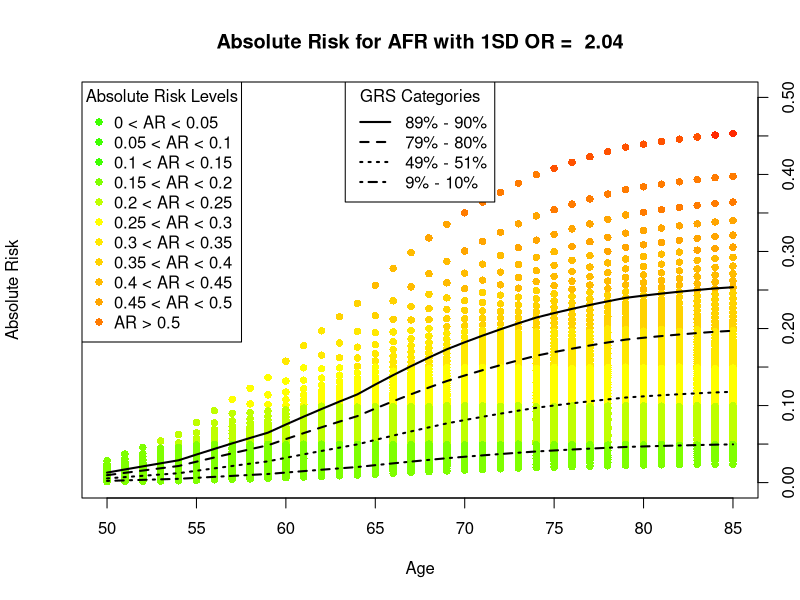

Reproduce this figure in R.


library(readxl)
library(plyr)

# Select Population
Ethnicity <- "AFR"

getSEER_data <- function(Ethnicity="EUR") {
  ethnicity.select <- switch(Ethnicity,
                             "EUR"="NH White",
                             "AFR"="NH Black",
                             "EAS"="AIAN",
                             "LA"="Hispanic")
  
  #mortality 
  mort.SEER <- read.table(file="Data/Seer_PCa_asmr_byrace.csv", header=T, sep=",")
  mort.SEER <- mort.SEER[mort.SEER$Race.Ethnicity==ethnicity.select,]
  mort.SEER <- apply(mort.SEER, 1, FUN=function(v) {
    age.v <- unlist(strsplit(trimws(strsplit(v["Age"], "years")), "[-+]+"))
    age.v <- age.v[1]:age.v[length(age.v)]
    rate.v <- rep(as.numeric(v["Rate.per.100.000"])/100000, times=length(age.v))
    return(cbind(age.v, rate.v))
  })
  mort.SEER <- do.call(rbind, mort.SEER)
  seer_mu_c <- rep(0, max(mort.SEER[,1])+1)
  seer_mu_c[mort.SEER[,1]+1] <- mort.SEER[,2]
  
  #incidence
  inc.SEER <- read.table(file="Data/Seer_PCa_asir_byrace.csv", na.strings=c(" ", "^"), sep=",", header=T)
  inc.SEER <- inc.SEER[inc.SEER$stage_prostate=="All",]
  inc.SEER <- inc.SEER[inc.SEER$Race.Ethnicity==ethnicity.select,]
  inc.SEER <- apply(inc.SEER, 1, FUN=function(v) {
    age.v <- unlist(strsplit(trimws(strsplit(v["Age"], "years")), "[-+]+"))
    age.v <- age.v[1]:age.v[length(age.v)]
    rate.v <- as.numeric(v["Rate.per.100.000"])/100000
    #rate.v <- rep(ifelse(is.na(rate.v), 0, rate.v/100000), times=length(age.v))
    return(cbind(age.v, rate.v))
  })
  inc.SEER <- do.call(rbind, inc.SEER)
  seer_mu <- rep(0, max(inc.SEER[,1])+1)
  seer_mu[inc.SEER[,1]+1] <- inc.SEER[,2]
  return(list(mu=seer_mu, mu_c=seer_mu_c))
}

calc_AR <- function(mu=NULL, mu_c=NULL, betas.mu=NULL, PRS.categories=NULL){
  # setting up the data
  max.age <- length(mu)-1
  age_t <- 0:max.age # age in terms of time/years
  age_index <- age_t+1
  OR.cat <- exp(betas.mu)
  
  # risk-specific categories for incidence calculations 
  S_c <- exp(-cumsum(mu_c)) # probability of not dying from another cause of death by age t, based on the age- specific mortality rates mc_p.
  #f <- PRS.categories[2:length(PRS.categories)]- PRS.categories[1:(length(PRS.categories)-1)] # proportion or population in each PRS category
  f <- PRS.categories[2:length(PRS.categories)]- PRS.categories[1:(length(PRS.categories)-1)] # proportion or population in each PRS category
  K = length(f)
  lambda_0 <- rep(NA, max.age+1)
  S_k <- matrix(NA, nrow=(max.age+1), ncol=K) # age x risk k
  lambda_k <- matrix(NA, nrow=(max.age+1), ncol=K)  # age x risk k
  S_k[0+1,] <- 1 # survival is 1 at age 0
  lambda_k[0+1,] <- 0 # 0 incidence at age 0
  a <- 1 # age 1
  t <- a+1
  lambda_0[t] <- mu[t]* sum(f*S_k[(t-1),]) / sum(f*S_k[(t-1),]*OR.cat)  # initialize value at first time t=a+1
  lambda_k[t,] <- lambda_0[t]*OR.cat # initialize value at first time t=a+1
  for(k in 1:K) { # initialize for all categories
    S_k[t, k] <- exp(-sum(lambda_k[1:(t-1),k]))
  }
  for(a in 2:max(age_t)) {
    t <- a+1
    lambda_0[t] <- mu[t]* sum(f*S_k[(t-1),]) / sum(f*S_k[(t-1),]*OR.cat)
    lambda_k[t,] <- lambda_0[t]*OR.cat
    for(k in 1:K) {
      S_k[t, k] <- exp(-sum(lambda_k[1:(t-1),k]))
    }
  }
  
  # AR calculations
  AR <- matrix(NA, nrow=(max.age+1), ncol=K)
  a <- 0
  t <- a+1
  for(k in 1:K) {
    AR[t,k] <- lambda_k[t,k]*S_k[t,k]*S_c[t]
  }
  for(a in 1:max(age_t)) {
    t<- a+1
    for(k in 1:K) {
      AR[t,k] <- AR[(t-1),k]+lambda_k[t,k]*S_k[t,k]*S_c[t]
    }
  }
  return(AR)
}
 

# overall meta-analysis results used for AR calculations: 1 SD increase OR
OR <- switch(Ethnicity,
             "EUR"=2.32,
             "AFR"=2.04,
             "EAS"=2.15,
             "LA"=2.12)

# calculate an OR for each level of % risk
quant.n <- seq(from=.01, to=0.99, by=.01) 
v.n <- qnorm(quant.n)
risk.at.each.level <- v.n*log(OR)
OR.at.each.level <- exp(risk.at.each.level)

PRS.categories <- c(0, quant.n, 1)
PRS.categories <- PRS.categories[PRS.categories!=0.5]
PRS.labels <- paste(paste(100*PRS.categories[1:(length(PRS.categories)-1)], 100*PRS.categories[2:(length(PRS.categories))], sep="% - "), "%", sep="")
PRS.ref <- "49% - 51%"
PRS.labels.s <- PRS.labels[!PRS.labels==PRS.ref]
OR.cat <- OR.at.each.level 



d <- getSEER_data(Ethnicity=Ethnicity)
mu <- d$mu
mu_c <- d$mu_c
betas.mu <- log(OR.cat)

AR.r <- calc_AR(mu=mu, mu_c=mu_c, betas.mu=betas.mu, PRS.categories=PRS.categories)
save(AR.r, file=paste("AR", Ethnicity, "RData", sep="."))


pdf(file=paste("AR.figure.", Ethnicity, ".pdf", sep=""))
yrPal <- colorRampPalette(c('green','yellow', 'orange', 'red'))
plot.breaks <- seq(from=-0.1, to=plyr::round_any(max(AR.r), .1, ceiling), by=.05)
plot.col <- function(v) {
  yrPal(length(plot.breaks))[as.numeric(cut(v,breaks = plot.breaks))]
}

max.age <- length(mu)-1
age <- 50:max.age
age_t <- 0:max.age
index <- age+1 
K <- length(OR.cat)
k<- K
#plot.col <- rainbow(K, rev=T)
max.y <- .5
plot(age_t[index], AR.r[index,k], ylab="Absolute Risk", xlab="Age", 
     pch=16, col=plot.col(AR.r[index,k]), ylim=c(0,max.y), yaxt="n", main=paste("Absolute Risk for", Ethnicity, "with 1SD OR = ", OR))
axis(4,at=seq(from=0, to=max.y, by=.05))
for(k in (K-1):1) {
  points(age_t[index], AR.r[index,k], pch=16, col=plot.col(AR.r[index,k]))
}
PRS.lines <- c(.9, .8, .51, .1)
for(PRS.index in PRS.lines) {
  k <- match(PRS.index, round(PRS.categories,2))-1
  lines(age_t[index], AR.r[index,k], type="l", lwd=2, lty=match(PRS.index, PRS.lines), col=1)
}
legend("top", title="GRS Categories", legend=PRS.labels[match(PRS.lines, round(PRS.categories,2))-1], col=1, lty=1:length(PRS.lines), lwd=2)

AR.levels <- ifelse(plot.breaks<0, 0, round(plot.breaks,2))
AR.labels <- paste(AR.levels[1:(length(AR.levels)-1)], "< AR <", AR.levels[2:(length(AR.levels))])
AR.labels <- c(AR.labels[AR.labels!="0 < AR < 0"], paste("AR >", AR.levels[length(AR.levels)]))
legend("topleft", title="Absolute Risk Levels", legend=AR.labels, col=yrPal(length(plot.breaks))[as.numeric(cut(AR.levels,breaks = plot.breaks))], pch=16)

dev.off()

AR.r <- as.data.frame(AR.r)
names(AR.r) <- PRS.labels
row.names(AR.r) <- age_t
write.table(AR.r, file=paste("AR", Ethnicity, "csv", sep="."), sep=",", row.names=T)

write.table(cbind(quant.n, OR.at.each.level), file=paste("OR", Ethnicity, "csv", sep="."), sep=",", row.names=F)

